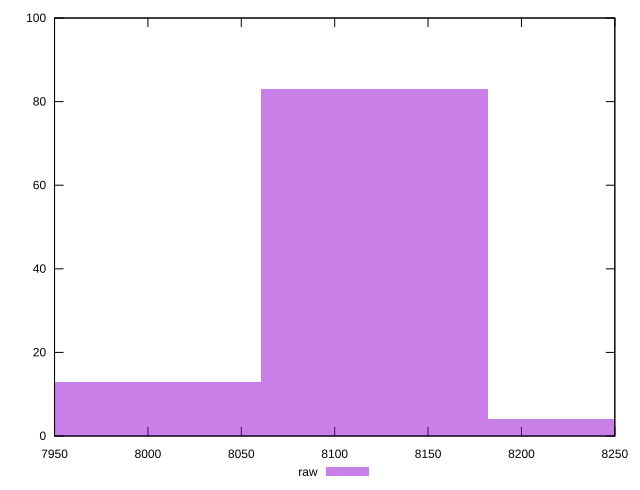

The gnuplot source for this figure:
reset

$raw <<EOF
8242.617176848722 4
8121.4022183656525 83
8000.187259882583 13
EOF

set key outside below
set boxwidth 121.21495848306944
set xrange [7950:8250]
set yrange [0:100]
set trange [0:100]
set style fill transparent solid 0.5 noborder
set terminal svg size 640, 490 enhanced background rgb 'white'
set output "reports/report_00033_2021-03-01T14-23-16.841Z/uses-text-compression/samples/astro-cached/raw/histogram.svg"

plot $raw title "raw" with boxes

reset
